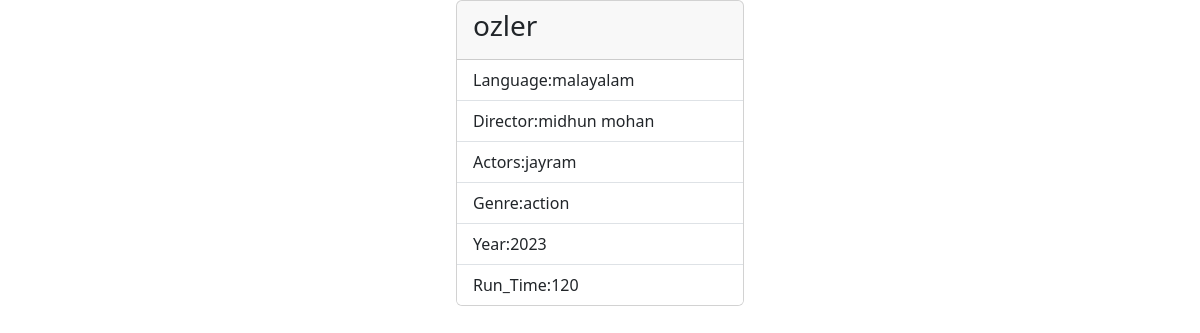
/movies/1/, run on the app's committed database.
### myapp/models.py (models this page shows, shortened)
class Movie(models.Model):
    name=models.CharField(max_length=200,unique=True)
    language=models.CharField(max_length=200)
    runt_time=models.PositiveBigIntegerField()
    genre=models.CharField(max_length=200)
    director=models.CharField(max_length=200)
    year=models.PositiveBigIntegerField()
    actors=models.CharField(max_length=200)

### myapp/views.py (the view)
# urls.py: path("movies/<int:pk>/",views.MOvieDetailView.as_view(),name="movie-detail"),
class MOvieDetailView(View):
    def get(self,request,*args,**kwargs):
        id=kwargs.get("pk")
        qs=Movie.objects.get(id=id)
        return render(request,"movie_detail.html",{"data":qs})

### myapp/templates/movie_detail.html (shortened to what this page needs)
<!DOCTYPE html>
<html lang="en">
<head>
    <link href="https://cdn.jsdelivr.net/npm/bootstrap@5.3.2/dist/css/bootstrap.min.css" rel="stylesheet">
</head>
<body>
    <div class="container d-flex justify-content-center">
        <div class="card" style="width: 18rem;">
            <div class="card-header">
              <h3>{{data.name}}</h3>
            </div>
            <ul class="list-group list-group-flush">
              <li class="list-group-item">Language:{{data.language}}</li>
              <li class="list-group-item">Director:{{data.director}}</li>
              <li class="list-group-item">Actors:{{data.actors}}</li>
              <li class="list-group-item">Genre:{{data.genre}}</li>
              <li class="list-group-item">Year:{{data.year}}</li>
              <li class="list-group-item">Run_Time:{{data.runt_time}}</li>
            </ul>
          </div>
    </div>
</body>
</html>

### data on the page
Movie: name "ozler", language "malayalam", director "midhun mohan", actors "jayram", genre "action", year "2023", runt_time "120"
